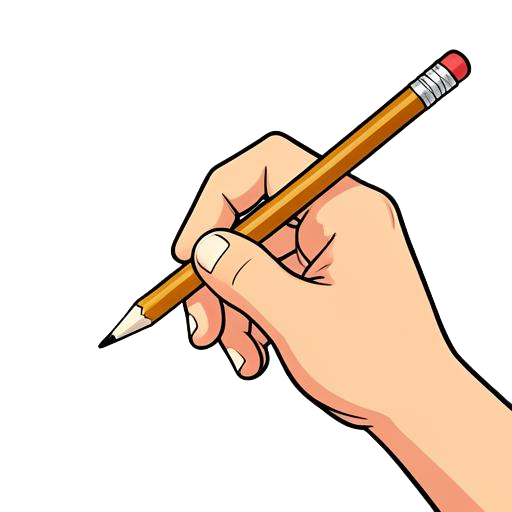
#> input picture animacion-luna/assets/mano-lapiz.png, 512 x 512 px, found by its file name
$ python build.py
#> lines starting #> are read from the running program, lines starting #| are printed output that depends on the picture
import os, math
from PIL import Image, ImageDraw, ImageFont

W, H, FPS, DUR = 720, 1280, 30, 10.0
N = int(FPS * DUR)
OUT = "/tmp/wb/frames"
os.makedirs(OUT, exist_ok=True)

FB = "/nix/store"
# [7 lines left out: function font, not called in this run]

def condensed(sz):
    import subprocess
    p = subprocess.run(["fc-match", "-f", "%{file}", "DejaVu Sans Condensed:bold"], capture_output=True, text=True).stdout
    return ImageFont.truetype(p, sz)

hand = Image.open("/dev-server/public/demo/mano-lapiz.png").convert("RGBA")
#> hand is the input picture: PIL image 512x512 RGBA; mean R, G, B, A 242.2, 227.7, 216, 75.2
hand = hand.resize((360, 360), Image.LANCZOS)
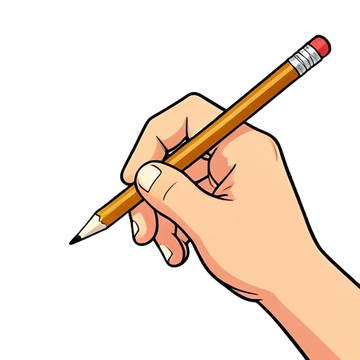
#> hand: PIL image 360x360 RGBA; mean R, G, B, A 65, 50.6, 38.9, 75.2; transparent parts drawn white
TIPX, TIPY = int(0.205 * 360), int(0.664 * 360)

def load(path, w):
#> called with path = '/mnt/documents/ref/luna.png', w = 430
    im = Image.open(path).convert("RGBA")
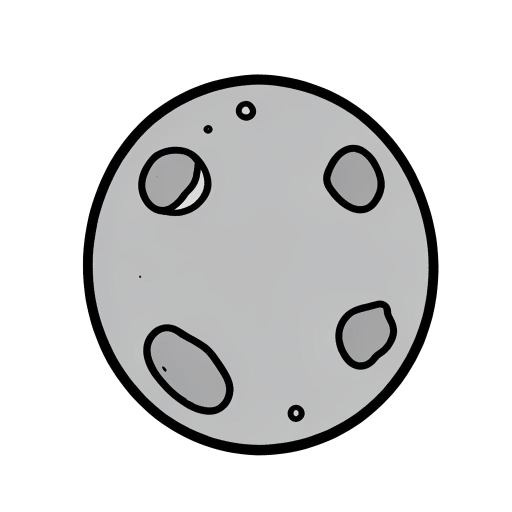
#> input picture animacion-luna/assets/luna.png, 1024 x 1024 px, found by its file name (shown at 1/2 size)
#> im is the input picture: PIL image 1024x1024 RGBA; mean R, G, B, A 213.5, 214.4, 214.2, 103.7
    h = int(im.height * w / im.width)
#> h = 430
    return im.resize((w, h), Image.LANCZOS)
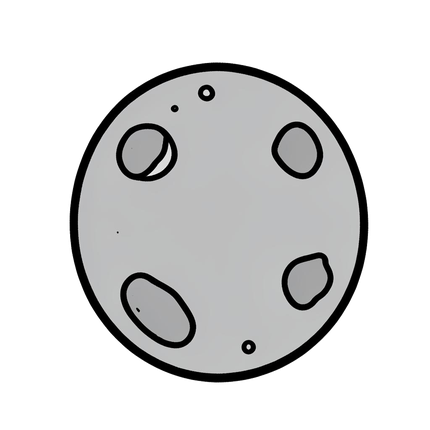
#> returned value: PIL image 430x430 RGBA; mean R, G, B, A 64.4, 64.7, 64.8, 103.7; transparent parts drawn white

luna = load("/mnt/documents/ref/luna.png", 430)
romano = load("/mnt/documents/ref/romano.png", 380)
#> call 2 of load, with path = '/mnt/documents/ref/romano.png', w = 380
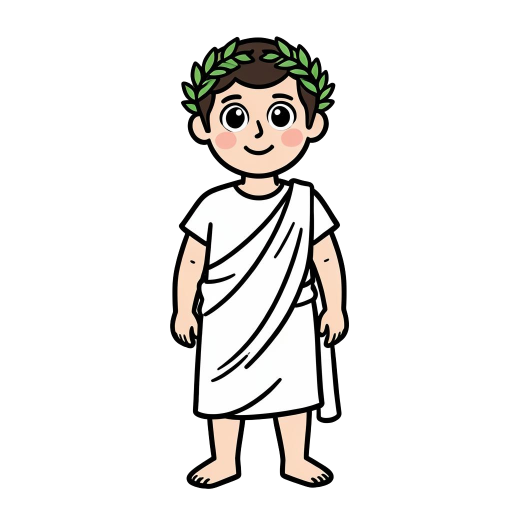
#> input picture animacion-luna/assets/romano.png, 1024 x 1024 px, found by its file name (shown at 1/2 size)
#> in load, im is the input picture: PIL image 1024x1024 RGBA; mean R, G, B, A 233.6, 232.8, 230.7, 56.7
#> in load (call 2), `return im.resize((w, h), Image.LANCZOS)`:
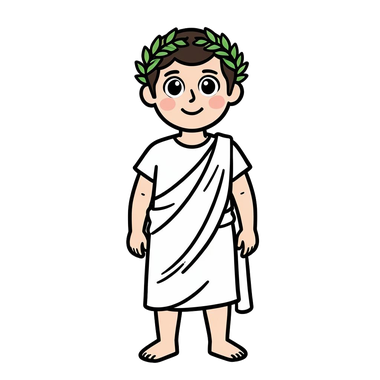
#> returned value: PIL image 380x380 RGBA; mean R, G, B, A 38, 36.5, 34.8, 56.7; transparent parts drawn white

# [15 lines left out: function text_layer, not called in this run]

# elements: (layer, x, y, t_start, t_end, rows)
F_TITLE = condensed(66)
#> (the run stopped early here; a loop or call above may not have finished)
